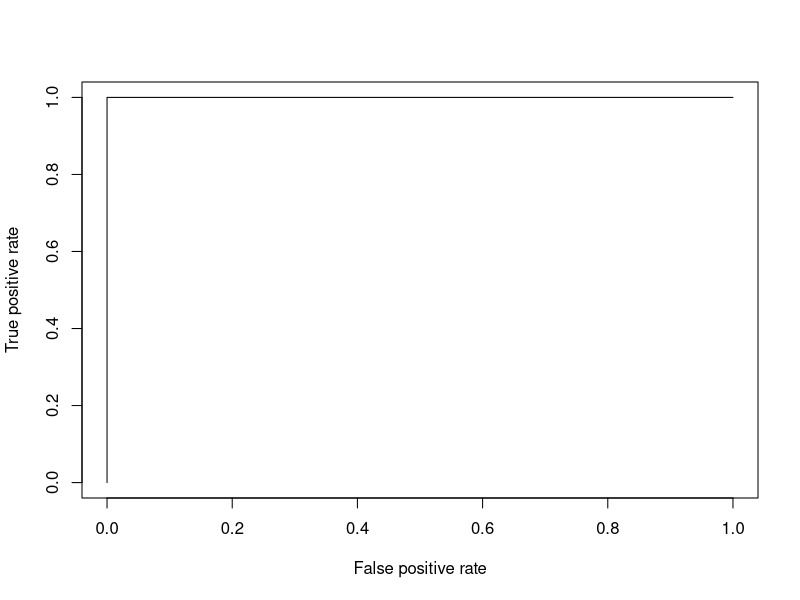
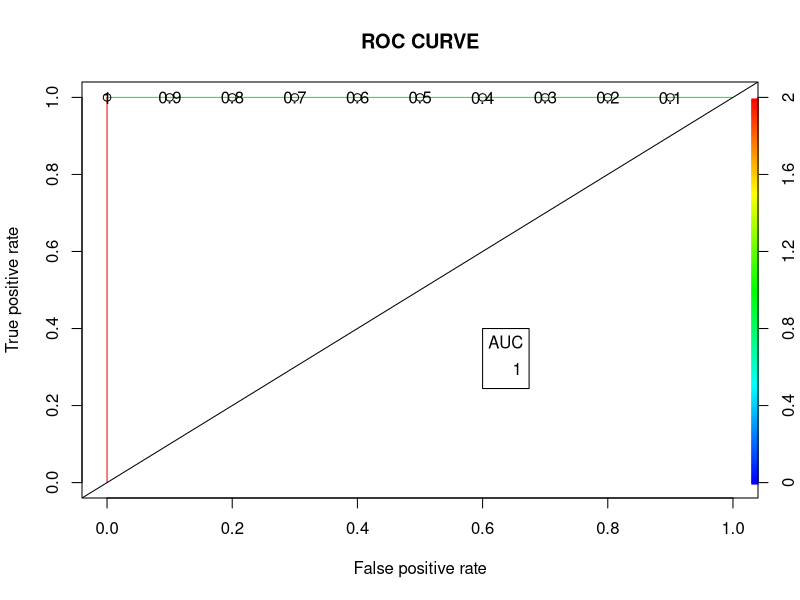

These figures' R source, in order:
# Loading package 
library(dplyr)
# Summary of dataset in package 
summary(mtcars)

install.packages("caTools") 
install.packages("ROCR")

library(caTools) 
library(ROCR)

# Splitting dataset
split <- sample.split(mtcars, SplitRatio = 0.8) 
split

train_reg <- subset(mtcars, split == "TRUE") 
test_reg <- subset(mtcars, split == "FALSE")

logistic_model <- glm(vs ~ wt + disp,data = train_reg,family = "binomial") 
logistic_model

summary(logistic_model)

predict_reg <- predict(logistic_model,test_reg, type = "response") 
predict_reg

predict_reg <- ifelse(predict_reg >0.5, 1, 0)

# using confusion matrix 
table(test_reg$vs, predict_reg)

missing_classerr <- mean(predict_reg != test_reg$vs) 
print(paste('Accuracy =', 1 - missing_classerr))

# ROC-AUC Curve
ROCPred <- prediction(predict_reg, test_reg$vs)
ROCPer <- performance(ROCPred, measure = "tpr", x.measure = "fpr")
auc <- performance(ROCPred, measure = "auc") 
auc <- auc@y.values[[1]]
auc

# Plotting curve
plot(ROCPer)
plot(ROCPer, colorize = TRUE,
     print.cutoffs.at = seq(0.1, by = 0.1),
     main = "ROC CURVE") 
abline(a = 0, b = 1)
auc <- round(auc, 4)
legend(.6, .4, auc, title = "AUC", cex = 1)
